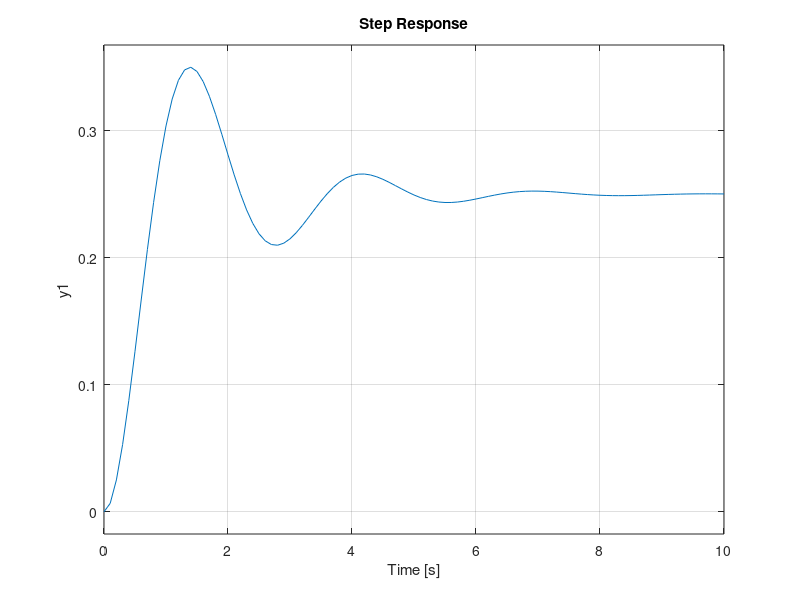

Write MATLAB code to recreate this figure.
% ----------- Ejercicio 7 -----------------

pkg load control;

% DATOS
xi = 0.559;
wn = 2.36;
a = wn^2;
b = xi*wn;
k = 0.25;

%Especificaciones de la respuesta transitoria
Mp = exp(-xi/(sqrt(1-xi^2))*pi)
tp = pi/(wn*sqrt(1-xi^2))
tr = (pi-acos(xi))/(wn*sqrt(1-xi^2))

%Defino G(s) y H(s)
G = tf([k*a], [1 b a]);

%Respuesta al escalón de T(s)
figure();
step(G);
hold on;
